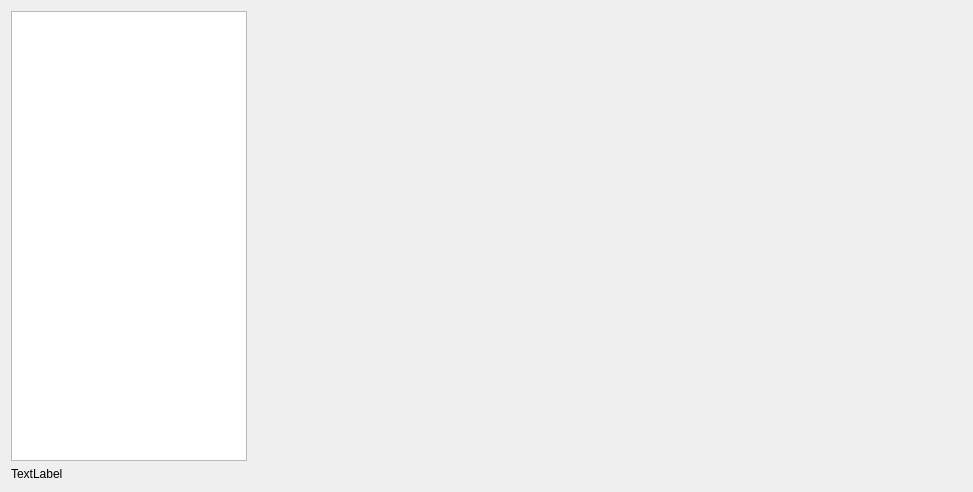
<?xml version="1.0" encoding="UTF-8"?>
<ui version="4.0">
 <class>Meduzzza</class>
 <widget class="QWidget" name="Meduzzza">
  <property name="geometry">
   <rect>
    <x>0</x>
    <y>0</y>
    <width>973</width>
    <height>492</height>
   </rect>
  </property>
  <property name="sizePolicy">
   <sizepolicy hsizetype="Fixed" vsizetype="Fixed">
    <horstretch>0</horstretch>
    <verstretch>0</verstretch>
   </sizepolicy>
  </property>
  <property name="windowTitle">
   <string>Form</string>
  </property>
  <layout class="QHBoxLayout" name="horizontalLayout" stretch="1,3">
   <item>
    <layout class="QVBoxLayout" name="verticalLayout">
     <item>
      <widget class="QListView" name="m_menu_view">
       <property name="font">
        <font>
         <pointsize>14</pointsize>
        </font>
       </property>
       <property name="focusPolicy">
        <enum>Qt::NoFocus</enum>
       </property>
       <property name="contextMenuPolicy">
        <enum>Qt::CustomContextMenu</enum>
       </property>
      </widget>
     </item>
     <item>
      <widget class="QLabel" name="m_total_label">
       <property name="text">
        <string>TextLabel</string>
       </property>
      </widget>
     </item>
    </layout>
   </item>
   <item>
    <widget class="QWidget" name="m_main_widget" native="true"/>
   </item>
  </layout>
 </widget>
 <resources>
  <include location="../meduzzza.qrc"/>
 </resources>
 <connections/>
</ui>
